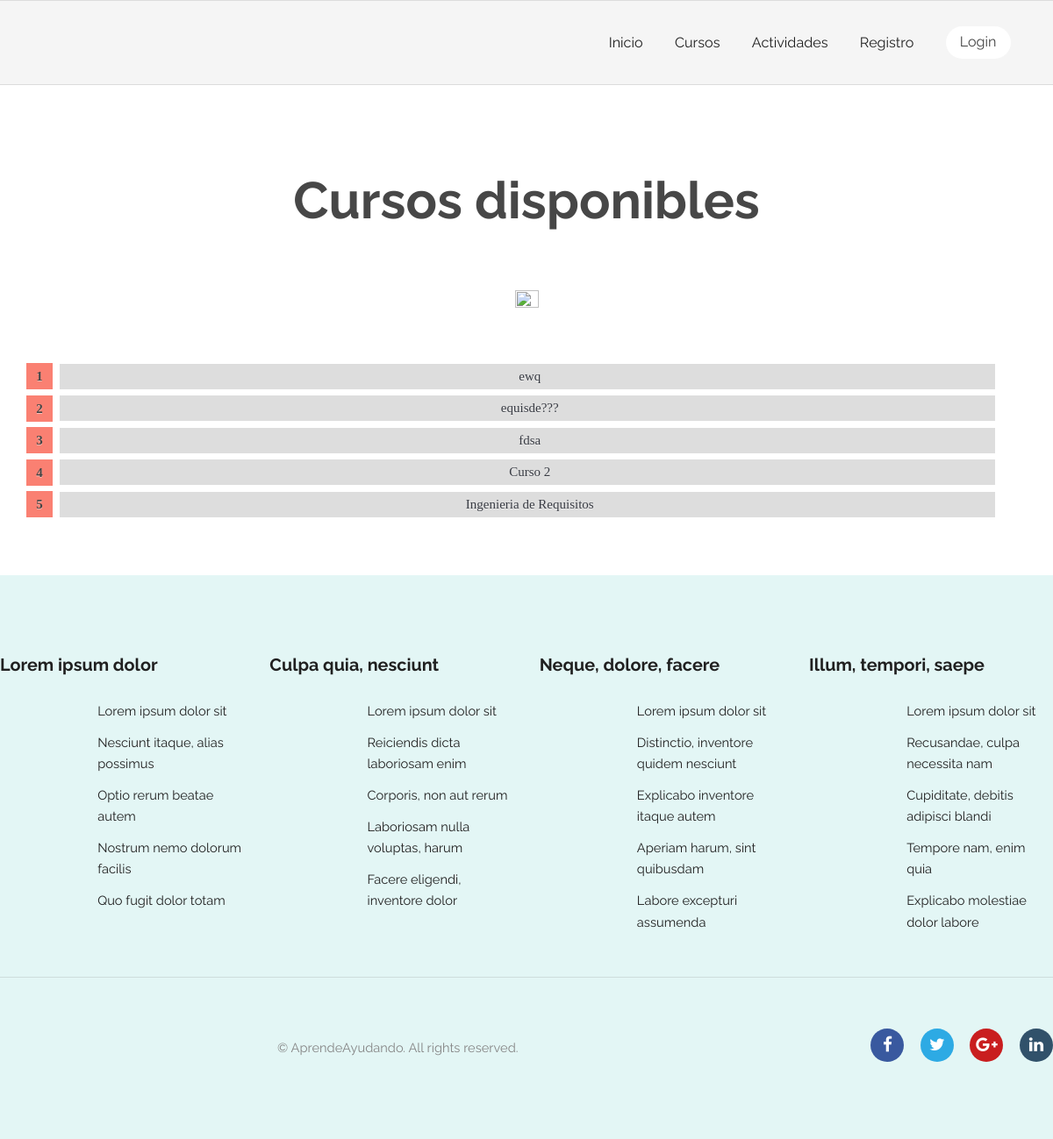
Before: /courses/ with the older database file.
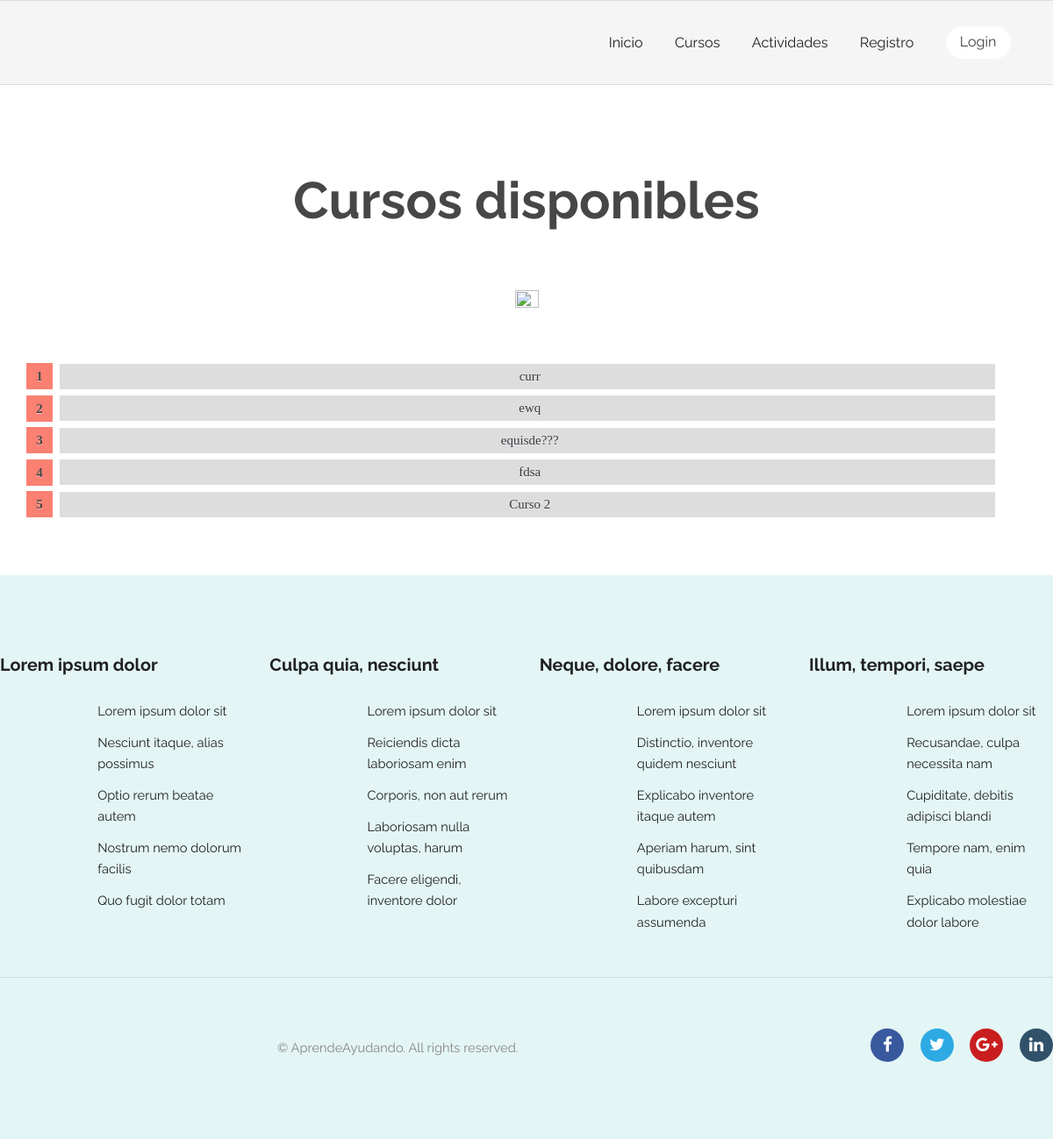
After: the same page with the newer database file.
### courses/models.py (models this page shows, shortened)
class Course(models.Model):
    title = models.CharField(max_length=200)
    pub_date = models.DateTimeField(verbose_name="date published", auto_now_add=True)
    enrolled_users = models.ManyToManyField(get_user_model(), related_name="courses", blank=True)
    teacher = models.ForeignKey(get_user_model(), null=True, on_delete=models.CASCADE, limit_choices_to={'groups__name':'Profesor'})
    class Meta:
        verbose_name = "Curso"
        verbose_name_plural = "Cursos"

### courses/views.py (the view)
# urls.py: path('', views.index, name='index'), # /activity/
def index(request):
    courseList = Course.objects.order_by('-pub_date')[:5]
    id_courses_list_inscripted = []
    for curso in courseList:
        if request.user in curso.enrolled_users.all() or request.user==curso.teacher:
            id_courses_list_inscripted.extend([curso.id])
    is_teacher = False
    if request.user.has_perm('courses.add_course'):
        is_teacher = True
    context = {
        'courseList': courseList,
        'courses_list_inscripted': id_courses_list_inscripted,
        'is_teacher': is_teacher,
        'filtered_by_enrolled': False
    }
    return render(request, 'courses/index.html', context)

### AprendeAyudando/templates/courses/index.html (shortened to what this page needs)
{% extends "registration/base.html" %}
{% block content %}
<section class="wrapper align-center login">
    {% load static %}
    <link rel="stylesheet" type="text/css" href="{% static 'courses/style.css' %}">
    <div class="container 100%">
        {% if filtered_by_enrolled %}
            <h2>Tus cursos</h2>
        {% else %}
            <h2>Cursos disponibles</h2>
        {% endif %}
        <img src="{% static 'general/images/logoTransparent.png' %}" alt="" style="width:15%;height:15%;border-radius:500px;">
        <br><br><br>
        {% if courseList %}
        <ol id="prettyList" style="width:92%;">
            {% for course in courseList %}
                {% if not course.id in courses_list_inscripted %}
                    <li id="prettyListItem"><a href="{% url 'courses:inscription' course.id %}">{{ course.title }}</a></li>
                {% else %}
                    <li id="prettyListItem"><a href="{% url 'courses:join' course.id %}">{{ course.title }}</a></li>
                {% endif %}
            {% endfor %}
        </ol>
        {% else %}
            <p>Lo sentimos, no hay cursos disponibles.</p>
        {% endif %}
    </div>
</section>
{% endblock %}

### AprendeAyudando/templates/registration/base.html (shortened to what this page needs)
{% load static %}
<!DOCTYPE html>
<html>
  <head>
    <link rel="stylesheet" type="text/css" href="{% static 'general/css/skel.css' %}" />
	<link rel="stylesheet" type="text/css" href="{% static 'general/css/style.css' %}" />
	<link rel="stylesheet" type="text/css" href="{% static 'general/css/style-xlarge.css' %}"/>
	<link rel="stylesheet" href="https://cdnjs.cloudflare.com/ajax/libs/font-awesome/4.7.0/css/font-awesome.min.css">
  </head>
  <body class="landing">
			<header id="header">
				<nav id="nav">
					<ul>
						<li><a href="/">Inicio</a></li>
						<li><a href="/courses">Cursos</a></li>
						<li><a href="/activity">Actividades</a></li>
						{% if not user.is_authenticated %}
							<li><a href="/register" >Registro</a></li>
							<li><a href="/accounts/login" class="button special" >Login</a></li>
						{% else %}
							<li><a href="/account" >Mi perfil</a></li>
							<li><a href="{% url 'logout' %}" class="button special" >Cerrar sesion</a></li>
						{% endif %}
					</ul>
				</nav>
            </header>
            {% block content %}
            {% endblock %}
			<footer id="footer">
				<div class="container">
					<section class="links">
						<div class="row">
							<section class="3u 6u(medium) 12u$(small)">
								<h3>Lorem ipsum dolor</h3>
								<ul class="unstyled">
									<li><a href="#">Lorem ipsum dolor sit</a></li>
									<li><a href="#">Nesciunt itaque, alias possimus</a></li>
									<li><a href="#">Optio rerum beatae autem</a></li>
									<li><a href="#">Nostrum nemo dolorum facilis</a></li>
									<li><a href="#">Quo fugit dolor totam</a></li>
								</ul>
							</section>
							<section class="3u 6u$(medium) 12u$(small)">
								<h3>Culpa quia, nesciunt</h3>
								<ul class="unstyled">
									<li><a href="#">Lorem ipsum dolor sit</a></li>
									<li><a href="#">Reiciendis dicta laboriosam enim</a></li>
									<li><a href="#">Corporis, non aut rerum</a></li>
									<li><a href="#">Laboriosam nulla voluptas, harum</a></li>
									<li><a href="#">Facere eligendi, inventore dolor</a></li>
								</ul>
							</section>
							<section class="3u 6u(medium) 12u$(small)">
								<h3>Neque, dolore, facere</h3>
								<ul class="unstyled">
									<li><a href="#">Lorem ipsum dolor sit</a></li>
									<li><a href="#">Distinctio, inventore quidem nesciunt</a></li>
									<li><a href="#">Explicabo inventore itaque autem</a></li>
									<li><a href="#">Aperiam harum, sint quibusdam</a></li>
									<li><a href="#">Labore excepturi assumenda</a></li>
								</ul>
							</section>
							<section class="3u$ 6u$(medium) 12u$(small)">
								<h3>Illum, tempori, saepe</h3>
								<ul class="unstyled">
									<li><a href="#">Lorem ipsum dolor sit</a></li>
									<li><a href="#">Recusandae, culpa necessita nam</a></li>
									<li><a href="#">Cupiditate, debitis adipisci blandi</a></li>
									<li><a href="#">Tempore nam, enim quia</a></li>
									<li><a href="#">Explicabo molestiae dolor labore</a></li>
								</ul>
							</section>
						</div>
					</section>
					<div class="row">
						<div class="8u 12u$(medium)">
							<ul class="copyright">
								<li>&copy; AprendeAyudando. All rights reserved.</li>
							</ul>
						</div>
						<div class="4u$ 12u$(medium)">
							<ul class="icons">
								<li>
									<a class="icon rounded fa-facebook"><span class="label">Facebook</span></a>
								</li>
								<li>
									<a class="icon rounded fa-twitter"><span class="label">Twitter</span></a>
								</li>
								<li>
									<a class="icon rounded fa-google-plus"><span class="label">Google+</span></a>
								</li>
								<li>
									<a class="icon rounded fa-linkedin"><span class="label">LinkedIn</span></a>
								</li>
							</ul>
						</div>
					</div>
				</div>
			</footer>
	</body>
</html>

### AprendeAyudando/static/general/css/skel.css (style rules this page uses)
html,body,div,span,applet,object,iframe,h1,h2,h3,h4,h5,h6,p,blockquote,pre,a,abbr,acronym,address,big,cite,code,del,dfn,em,img,ins,kbd,q,s,samp,small,strike,strong,sub,sup,tt,var,b,u,i,center,dl,dt,dd,ol,ul,li,fieldset,form,label,legend,table,caption,tbody,tfoot,thead,tr,th,td,article,aside,canvas,details,embed,figure,figcaption,footer,header,hgroup,menu,nav,output,ruby,section,summary,time,mark,audio,video { margin:0;padding:0;border:0;font-size:100%;font:inherit;vertical-align:baseline; }
article,aside,details,figcaption,figure,footer,header,hgroup,menu,nav,section { display:block; }
body { line-height:1; }
ol,ul { list-style:none; }
body { -webkit-text-size-adjust:none }
*, *:before, *:after { -moz-box-sizing: border-box; -webkit-box-sizing: border-box; box-sizing: border-box; }
.container { margin-left: auto; margin-right: auto; width: 1200px; }
.row { border-bottom: solid 1px transparent; }
.row > * { float: left; }
.row:after, .row:before { content: ''; display: block; clear: both; height: 0; }
.row > * { padding: 0 0 0 2em; }
.row { margin: 0 0 -1px -2em; }
.\38 u, .\38 u\24 { width: 66.6666666667%; clear: none; margin-left: 0; }
.\34 u, .\34 u\24 { width: 33.3333333333%; clear: none; margin-left: 0; }
.\33 u, .\33 u\24 { width: 25%; clear: none; margin-left: 0; }

### AprendeAyudando/static/general/css/style-xlarge.css (style rules this page uses)
body, input, select, textarea { font-size: 11pt; }

### AprendeAyudando/static/courses/style.css (style rules this page uses)
ul { text-align: left; margin-left: 40%; list-style-type: none; }
#prettyList { counter-reset: prettyListItem; list-style: none; *list-style: decimal; font: 15px 'trebuchet MS', 'lucida sans'; padding: 0; margin-bottom: 4em; text-shadow: 0 1px 0 rgba(255,255,255,.5); }
#prettyList { margin: 0 0 0 2em; }
#prettyListItem { position: relative; display: block; padding: .4em .4em .4em .8em; *padding: .4em; margin: .5em 0 .5em 2.5em; background: #ddd; color: #444; text-decoration: none; transition: all .3s ease-out; }
#prettyListItem:before { content: counter(prettyListItem); counter-increment: prettyListItem; position: absolute; left: -2.5em; top: 50%; margin-top: -1em; background: #fa8072; height: 2em; width: 2em; line-height: 2em; text-align: center; font-weight: bold; }
#prettyListItem:after { position: absolute; content: ''; border: .5em solid transparent; left: -1em; top: 50%; margin-top: -.5em; transition: all .3s ease-out; }

Changed rows visible on the page:
no longer on this page (row unchanged): Course: title "Ingenieria de Requisitos"
added Course: title "curr"
